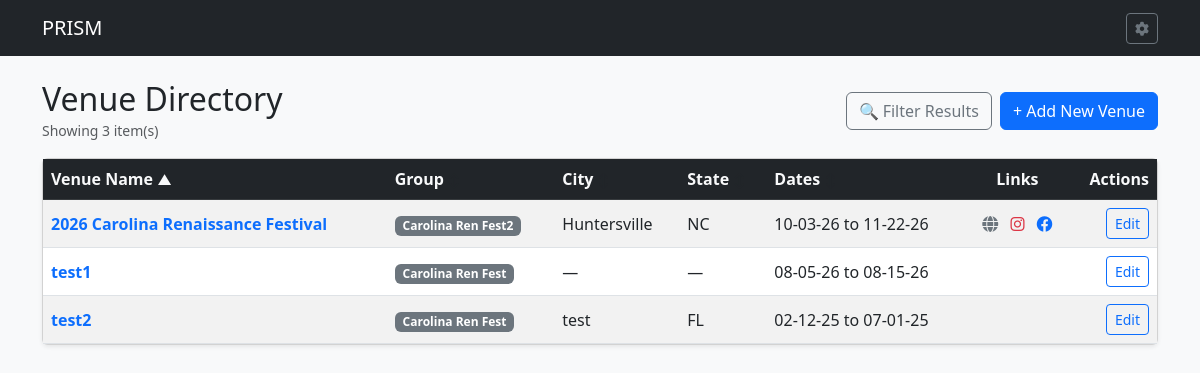
Page /venues on the earlier database version.
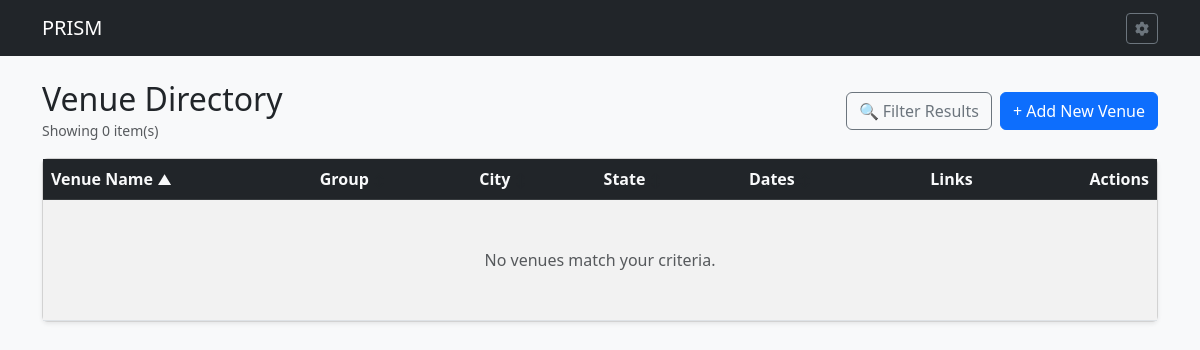
Same page on the later database version.
### tables this page shows
CREATE TABLE VENUE (

    VENUEID INTEGER PRIMARY KEY AUTOINCREMENT,	--Auto Venue ID
    VENNAME TEXT,				--Venue Name
    VENGRP TEXT,				--Venue Group
    VENNOTE TEXT,				--Notes about Venue
    VENLOGO TEXT,				--Logo of Venue
    VENIMG TEXT,				--Image of Venue
    VSTREET1 TEXT,				--Venue Address 1
    VSTREET2 TEXT,				--Venue Address 2
    VCITY TEXT,					--Venue City
    VSTATE TEXT,				--Venue State
    VZIP TEXT,					--Venue Zip Code
    VURL TEXT,					--URL to Venue page
    VINSTA TEXT,				--Link to Venue Instagram
    VFB TEXT,					--Link to Venue Facebook
    VCONNAME TEXT,				--Venue Contact Name
    VCONPHN TEXT,				--Venue Contact Phone number
    VCONEMAIL TEXT,				--Venue Contact E-mail
    VCONNOTE TEXT,				--Notes about Venue Contact
    VENDLINE TEXT,				--Venue Application Deadline
    VCAMPAVA INTEGER,				--Venue Camping Avalibility Bool
    VCAMPED INTEGER,				--Venue Camped at location Bool
    VCAMPFEE NUMERIC,				--Venue Camping Fee
    VCAMPNT TEXT,				--Venue Camping Notes
    VFEES NUMERIC,				--Venue Vendor Fees
    VFEENOTE TEXT,				--Venue Fee Notes
    VENUELOC TEXT,				--Venue Additional Location Information
    VMULTI INTEGER,				--Venue Multi Weekend Boolean
    VSDATE TEXT,				--Venue Start Date
    VEDATE TEXT,				--Venue End Date
    VM INTEGER, VMST TEXT, VMET TEXT,		--Venue Monday Boolean, Monday Start Time, Monday End time
    VTE INTEGER, VTST TEXT, VTET TEXT,		--Venue Tuesday Boolean, Tuesday Start Time, Tuesday End time
    VW INTEGER, VWST TEXT, VWET TEXT,		--Venue Wednesday Boolean, Wednesday Start Time, Wednesday End time
    VR INTEGER, VRST TEXT, VRET TEXT,		--Venue Thursday Boolean, Thursday Start Time, Thursday End time
    VF INTEGER, VFST TEXT, VFET TEXT,		--Venue Friday Boolean, Friday Start Time, Friday End time
    VST INTEGER, VSTST TEXT, VSTET TEXT,	--Venue Satday Boolean, Satday Start Time, Satday End time
    VSN INTEGER, VSNST TEXT, VSNET TEXT,	--Venue Sunday Boolean, Sunday Start Time, Sunday End time
    ISACTIVE INTEGER,				--Is Active Boolean

    FOREIGN KEY (VENGRP) REFERENCES VGP(VENGRP) ON DELETE SET NULL ON UPDATE CASCADE


);

### routes/venue_routes.py (the view)
@venue_bp.route('/venues')
def list_venues():
    db = get_db()
    sort_by = request.args.get('sort_by', 'VENNAME')
    order = request.args.get('order', 'asc').lower()
    if order not in ['asc', 'desc']:
        order = 'asc'
    q = request.args.get('q', '').strip()
    ven_grp = request.args.get('ven_grp', '').strip()
    app_start = request.args.get('app_start', '').strip()
    app_end = request.args.get('app_end', '').strip()
    state = request.args.get('state', '').strip()
    min_fee = request.args.get('min_fee', '').strip()
    max_fee = request.args.get('max_fee', '').strip()
    multi_wknd = request.args.get('multi_wknd', '').strip()
    occ_start = request.args.get('occ_start', '').strip()
    occ_end = request.args.get('occ_end', '').strip()
    is_active = request.args.get('is_active', '1').strip()
    year = request.args.get('year', '').strip()
    allowed_sorts = {
        'VENNAME': 'v.VENNAME',
        'VENGRP': 'v.VENGRP',
        'VCITY': 'v.VCITY',
        'VENSTATE': 'v.VENSTATE',
        'VENSDATE': 'v.VENSDATE',
        'VFEES': 'v.VFEES',
        'VENDLINE': 'v.VENDLINE'
    }
    sort_column = allowed_sorts.get(sort_by, 'v.VENNAME')
    where_clauses = []
    params = []
    if is_active != 'all':
        where_clauses.append("v.ISACTIVE = ?")
        params.append(1 if is_active == '1' else 0)
    if q:
        where_clauses.append("(v.VENNAME LIKE ? OR v.VENNOTE LIKE ? OR v.VCITY LIKE ?)")
        params.extend([f"%{q}%", f"%{q}%", f"%{q}%"])
    if ven_grp:
        where_clauses.append("v.VENGRP = ?")
        params.append(ven_grp)
    if app_start:
        where_clauses.append("v.VENDLINE >= ?")
        params.append(app_start)
    if app_end:
        where_clauses.append("v.VENDLINE <= ?")
        params.append(app_end)
    if state:
        where_clauses.append("v.VSTATE = ?")
        params.append(state)
    if min_fee:
        where_clauses.append("v.VFEES >= ?")
        params.append(min_fee)
    if max_fee:
        where_clauses.append("v.VFEES <= ?")
        params.append(max_fee)
    if multi_wknd:
        where_clauses.append("v.VMULTI = ?")
        params.append(multi_wknd)
    if occ_start and occ_end:
        where_clauses.append("v.VSDATE <= ? AND v.VEDATE >= ?")
        params.extend([occ_end, occ_start])
    elif occ_start:
        where_clauses.append("v.VEDATE >= ?")
        params.append(occ_start)
    elif occ_end:
        where_clauses.append("v.VSDATE <= ?")
        params.append(occ_end)
    if year:
        where_clauses.append("strftime('%Y', v.VSDATE) = ?")
        params.append(year)
    where_sql = f"WHERE {' AND '.join(where_clauses)}" if where_clauses else ""
    query = f"""

        SELECT v.*

        FROM VENUE v

        {where_sql}

        ORDER BY {sort_column} {order.upper()}

    """
    venues = db.execute(query, params).fetchall()
    venue_groups = db.execute("SELECT DISTINCT VENGRP FROM VENUE WHERE VENGRP IS NOT NULL AND VENGRP != '' ORDER BY VENGRP").fetchall()
    venue_states = [row[0] for row in db.execute("SELECT DISTINCT VSTATE FROM VENUE WHERE VSTATE IS NOT NULL AND VSTATE != '' ORDER BY VSTATE").fetchall() if row[0]]
    available_years = [row[0] for row in db.execute("SELECT DISTINCT strftime('%Y', VSDATE) FROM VENUE WHERE VSDATE IS NOT NULL ORDER BY VSDATE DESC").fetchall() if row[0]]
    return render_template(
        'venue_list.html',
        venues=venues,
        venue_groups=venue_groups,
        venue_states=venue_states,
        available_years=available_years,
        current_sort=sort_by,
        current_order=order,
        filters={
            'q': q,
            'ven_grp': ven_grp,
            'app_start': app_start,
            'app_end': app_end,
            'state': state,
            'min_fee': min_fee,
            'max_fee': max_fee,
            'multi_wknd': multi_wknd,
            'occ_start': occ_start,
            'occ_end': occ_end,
            'is_active': is_active,
            'year': year
        }
    )

### app.py (called while the page is built)
@app.template_filter('datetimeformat')
def datetimeformat(value, format='%m-%d-%y'):
    if not value:
        return ""
    if isinstance(value, str):
        for fmt in ('%Y-%m-%d', '%Y-%m-%d %H:%M:%S', '%m-%d-%y'):
            try:
                dt = datetime.strptime(value.split('T')[0], fmt if fmt != '%Y-%m-%d' else '%Y-%m-%d')
                return dt.strftime(format)
            except ValueError:
                continue
    return value

### routes/venue_routes.py (called while the page is built)
def get_db():
    conn = sqlite3.connect(DATABASE)
    conn.row_factory = sqlite3.Row
    conn.execute("PRAGMA foreign_keys = ON;")
    return conn

### templates/venue_list.html (shortened to what the changed rows need)
{% extends 'base.html' %}
{% block content %}
<div class="d-flex justify-content-between align-items-center mb-3">
    <div>
        <h2 class="mb-0">Venue Directory</h2>
        <small class="text-muted">Showing {{ venues|length }} item(s)</small>
    </div>
</div>
{% macro sort_header(col_key, label) %}
    {% set new_order = 'desc' if current_sort == col_key and current_order == 'asc' else 'asc' %}
    <a href="{{ url_for('venue_bp.list_venues', sort_by=col_key, order=new_order, **filters) }}" class="text-decoration-none d-block text-light">
        {{ label }}
        {% if current_sort == col_key %}
            <small>{{ '▲' if current_order == 'asc' else '▼' }}</small>
        {% else %}
            <small class="text-muted" style="opacity: 0.4;">↕</small>
        {% endif %}
    </a>
{% endmacro %}
<div class="card shadow-sm">
    <div class="card-body p-0">
        <table class="table table-striped table-hover mb-0 align-middle text-light">
            <thead class="table-dark bg-dark text-light">
                <tr>
                    <th>{{ sort_header('VENNAME', 'Venue Name') }}</th>
                    <th>{{ sort_header('VENGRP', 'Group') }}</th>
                    <th>{{ sort_header('VCITY', 'City') }}</th>
                    <th>{{ sort_header('VENSTATE', 'State') }}</th>
                    <th>{{ sort_header('VENSDATE', 'Dates') }}</th>
                    <th class="text-center text-light">Links</th>
                    <th class="text-end text-light">Actions</th>
                </tr>
            </thead>
            <tbody>
                {% for venue in venues %}
                <tr>
                    <td>
                        <a href="{{ url_for('venue_bp.venue_detail', venue_id=venue.VENUEID) }}" class="fw-bold text-decoration-none text-primary">
                            {{ venue.VENNAME }}
                        </a>
                    </td>
                    <td><span class="badge bg-secondary">{{ venue.VENGRP or 'Unassigned' }}</span></td>
                    <td>{{ venue.VCITY or '—' }}</td>
                    <td>{{ venue.VSTATE or '—' }}</td>
                    <td>
                        {% if venue.VSDATE %}
                            {{ venue.VSDATE | datetimeformat('%m-%d-%y') if venue.VSDATE is string and venue.VSDATE|length >= 10 else venue.VSDATE }}
                        {% else %}
                            —
                        {% endif %}
                        {% if venue.VEDATE %}
                            to {{ venue.VEDATE | datetimeformat('%m-%d-%y') if venue.VEDATE is string and venue.VEDATE|length >= 10 else venue.VEDATE }}
                        {% endif %}
                    </td>
                    <td class="text-center">
                        {% if venue.VURL %}
                            <a href="{{ venue.VURL }}" target="_blank" title="Website" class="me-2 text-decoration-none text-secondary">
                                <i class="fas fa-globe"></i>
                            </a>
                        {% endif %}
                        {% if venue.VINSTA %}
                            <a href="https://www.instagram.com/{{ venue.VINSTA | replace('@', '')}}" target="_blank" title="Instagram" class="me-2 text-decoration-none text-danger">
                                <i class="fab fa-instagram"></i>
                            </a>
                        {% endif %}
                        {% if venue.VFB %}
                            <a href="https://www.facebook.com/{{ venue.VFB }}" target="_blank" title="Facebook" class="text-decoration-none text-primary">
                                <i class="fab fa-facebook"></i>
                            </a>
                        {% endif %}
                    </td>
                    <td class="text-end">
                        <a href="{{ url_for('venue_bp.edit_venue', venue_id=venue.VENUEID) }}" class="btn btn-sm btn-outline-primary">Edit</a>
                    </td>
                </tr>
                {% else %}
                <tr>
                    <td colspan="7" class="text-center py-5 text-muted">
                        No venues match your criteria.
                    </td>
                </tr>
                {% endfor %}
            </tbody>
        </table>
    </div>
</div>
{% endblock %}

Differences in the rows shown:
removed VENUE: VENNAME "2026 Carolina Renaissance Festival", VENGRP "Carolina Ren Fest2", VCITY "Huntersville", VSTATE "NC", VSDATE|length "10-03-26", VEDATE|length "11-22-26"
removed VENUE: VENNAME "test1", VENGRP "Carolina Ren Fest", VCITY "—", VSTATE "—", VSDATE|length "08-05-26", VEDATE|length "08-15-26"
removed VENUE: VENNAME "test2", VENGRP "Carolina Ren Fest", VCITY "test", VSTATE "FL", VSDATE|length "02-12-25", VEDATE|length "07-01-25"
Other differences:
{{ venues|length }}: "3" → "0"
text now shown: "No venues match your criteria."
